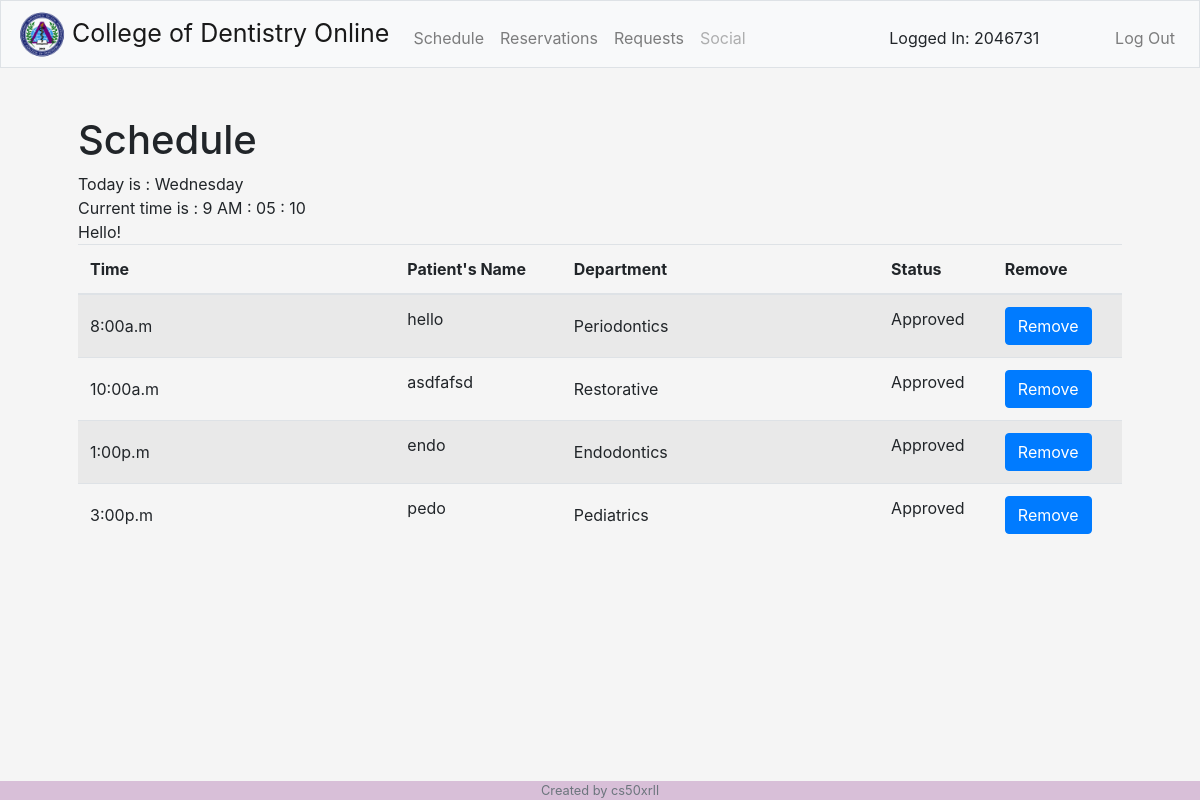
The page / (signed in) on the database its author committed.
### tables this page shows
CREATE TABLE "overlap" (
	"idnumber"	NUMERIC NOT NULL,
	"time"	TEXT NOT NULL,
	"department"	TEXT,
	"pxname"	TEXT,
	"approved"	INTEGER
);

### application.py (the view)
@app.route("/", methods=["GET", "POST"])
@login_required
def index():
    idnumber = session["idnumber"]
    if request.method == "POST":
        time = request.form.get("time")
        dept = request.form.get("department")
        with sqlite3.connect("cod.db") as conn:
            db = conn.cursor()
            if dept == 'Periodontics':
                db.execute("DELETE FROM periodept WHERE idnumber=? AND time=?", (idnumber, time))
            elif dept == 'Restorative':
                db.execute("DELETE FROM restodept WHERE idnumber=? AND time=?", (idnumber, time))
            elif dept == 'Endodontics':
                db.execute("DELETE FROM endodept WHERE idnumber=? AND time=?", (idnumber, time))
            elif dept == 'Pediatrics':
                db.execute("DELETE FROM pedodept WHERE idnumber=? AND time=?", (idnumber, time))
            elif dept == 'Prosthodontics':
                db.execute("DELETE FROM prosthodept WHERE idnumber=? AND time=?", (idnumber, time))
            elif dept == 'Oral Surgery':
                db.execute("DELETE FROM osdept WHERE idnumber=? AND time=?", (idnumber, time))
            elif dept == 'Oral Diagnosis':
                db.execute("DELETE FROM oddept WHERE idnumber=? AND time=?", (idnumber, time))
            db.execute("DELETE FROM overlap WHERE idnumber=? AND time=?", (idnumber, time))
            conn.commit()
            return redirect("/")
    else:
        with sqlite3.connect("cod.db") as conn:
            db = conn.cursor()
            eight = ''
            eightname = ''
            eightstatus = ''
            ten = ''
            tenname = ''
            tenstatus = ''
            one = ''
            onename = ''
            onestatus = ''
            three = ''
            threename = ''
            threestatus = ''
            infodb = db.execute("SELECT * FROM overlap WHERE idnumber=?", (idnumber,))
            for row in infodb:
                if row[1] == '8:00a.m':
                    eight = row[2]
                    eightname = row[3]
                    eightstatus = row[4]
                elif row[1] == '10:00a.m':
                    ten = row[2]
                    tenname = row[3]
                    tenstatus = row[4]
                elif row[1] == '1:00p.m':
                    one = row[2]
                    onename = row[3]
                    onestatus = row[4]
                elif row[1] == '3:00p.m':
                    three = row[2]
                    threename = row[3]
                    threestatus = row[4]
            return render_template("index.html", eight=eight, eightname=eightname, eightstatus=eightstatus,
            ten=ten, tenname=tenname, tenstatus=tenstatus, one=one, onename=onename, onestatus=onestatus,
            three=three, threename=threename, threestatus=threestatus)

### application.py (called while the page is built)
@app.after_request
def after_request(response):
    response.headers["Cache-Control"] = "no-cache, no-store, must-revalidate"
    response.headers["Expires"] = 0
    response.headers["Pragma"] = "no-cache"
    return response

### helpers.py (called while the page is built)
def login_required(f):
    @wraps(f)
    def decorated_function(*args, **kwargs):
        if session.get("user_id") is None:
            return redirect("/login")
        return f(*args, **kwargs)
    return decorated_function

### templates/index.html (shortened to what this page needs)
{% extends "layout.html" %}
{% block css %}
<link href="static/index.css" rel="stylesheet">
{% endblock %}
{% block main %}
<div>
  <h1>Schedule</h1>
</div>
<div>
  <table class="table table-striped">
    <thead>
        <tr>
            <th>Time</th>
            <th>Patient's Name</th>
            <th>Department</th>
            <th>Status</th>
            <th>Remove</th>
        </tr>
    </thead>
    <tbody>
        <tr>
            <form action="/" method="post">
                <td><input name="time" type="text" readonly class="form-control-plaintext" id="time" value="8:00a.m"></td>
                <td>{{ eightname }}</td>
                <td><input name="department" type="text" readonly class="form-control-plaintext" id="department" value= {{ eight }} ></td>
                {% if eightstatus == 3 %}
                <td>Approved</td>
                {% elif eightstatus == 2 %}
                <td>Pending Approval</td>
                {% elif eightstatus == 1 %}
                <td>Denied</td>
                {% else %}
                <td></td>
                {% endif %}
                <td>
                    <input class="btn btn-primary" type="submit" value="Remove">
                </td>
            </form>
        </tr>
        <tr>
            <form action="/" method="post">
                <td><input name="time" type="text" readonly class="form-control-plaintext" id="time" value="10:00a.m"></td>
                <td> {{ tenname }} </td>
                <td><input name="department" type="text" readonly class="form-control-plaintext" id="department" value= {{ ten }} ></td>
                {% if tenstatus == 3 %}
                <td>Approved</td>
                {% elif tenstatus == 2 %}
                <td>Pending Approval</td>
                {% elif tenstatus == 1 %}
                <td>Denied</td>
                {% else %}
                <td></td>
                {% endif %}
                <td>
                    <input class="btn btn-primary" type="submit" value="Remove">
                </td>
            </form>
        </tr>
        <tr>
            <form action="/" method="post">
                <td><input name="time" type="text" readonly class="form-control-plaintext" id="time" value="1:00p.m"></td>
                <td> {{ onename }} </td>
                <td><input name="department" type="text" readonly class="form-control-plaintext" id="department" value= {{ one }} ></td>
                {% if onestatus == 3 %}
                <td>Approved</td>
                {% elif onestatus == 2 %}
                <td>Pending Approval</td>
                {% elif onestatus == 1 %}
                <td>Denied</td>
                {% else %}
                <td></td>
                {% endif %}
                <td>
                    <input class="btn btn-primary" type="submit" value="Remove">
                </td>
            </form>
        </tr>
        <tr>
            <form action="/" method="post">
                <td><input name="time" type="text" readonly class="form-control-plaintext" id="time" value="3:00p.m"></td>
                <td> {{ threename }} </td>
                <td><input name="department" type="text" readonly class="form-control-plaintext" id="department" value= {{ three }} ></td>
                {% if threestatus == 3 %}
                <td>Approved</td>
                {% elif threestatus == 2 %}
                <td>Pending Approval</td>
                {% elif threestatus == 1%}
                <td>Denied</td>
                {% else %}
                <td></td>
                {% endif %}
                <td>
                    <input class="btn btn-primary" type="submit" value="Remove">
                </td>
            </form>
        </tr>
    </tbody>
</table>
</div>
  {% endblock %}

### static/index.css (style rules this page uses)
body { background-color: whitesmoke; }

### rows shown on the page
overlap: pxname "hello", department "Periodontics"
overlap: pxname "asdfafsd", department "Restorative"
overlap: pxname "endo", department "Endodontics"
overlap: pxname "pedo", department "Pediatrics"

### other values the page prints
{{ session.idnumber }} "2046731"
